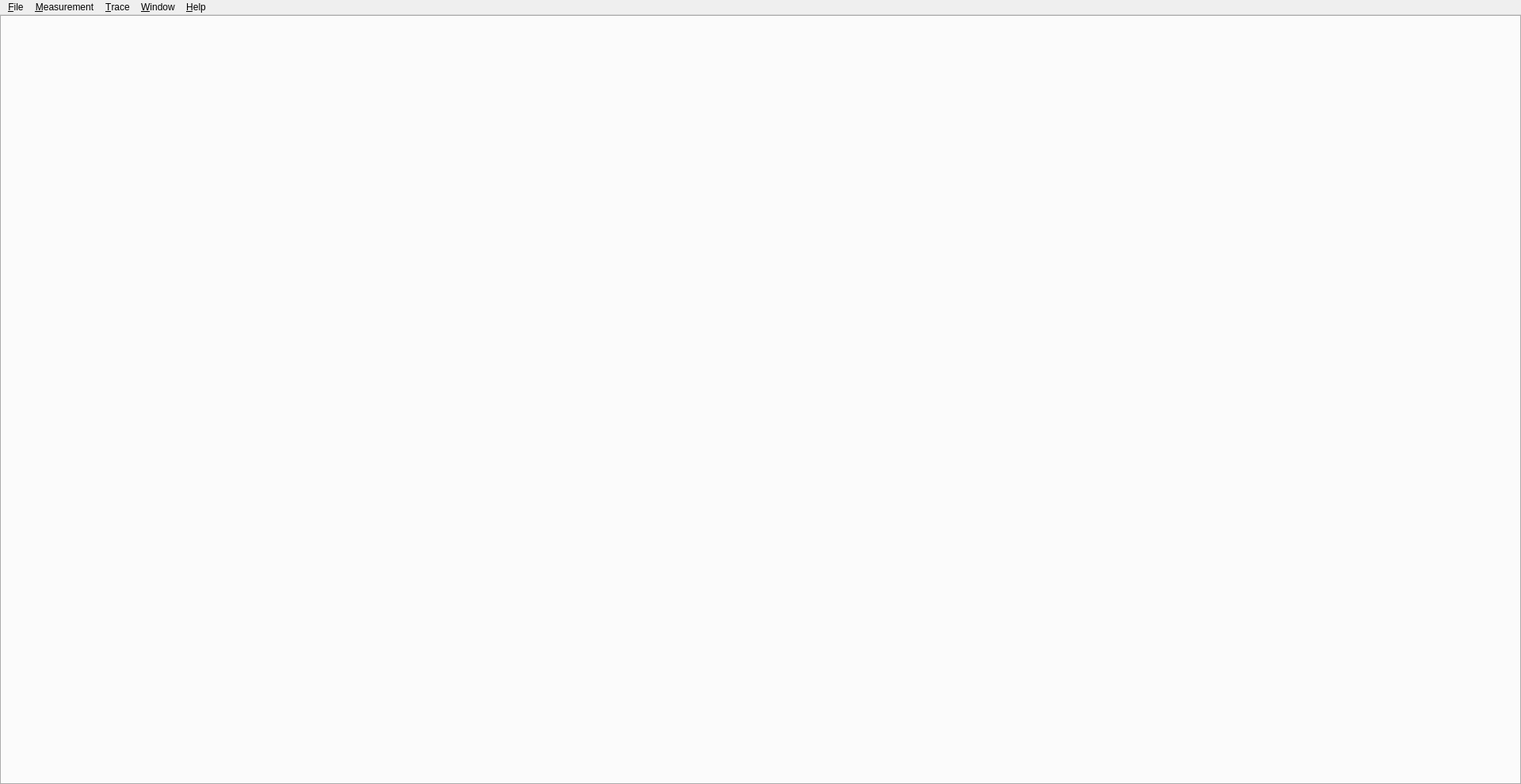
<?xml version="1.0" encoding="UTF-8"?>
<ui version="4.0">
 <class>MainWindow</class>
 <widget class="QMainWindow" name="MainWindow">
  <property name="geometry">
   <rect>
    <x>0</x>
    <y>0</y>
    <width>1920</width>
    <height>990</height>
   </rect>
  </property>
  <property name="windowTitle">
   <string>cangaroo</string>
  </property>
  <property name="styleSheet">
   <string notr="true"/>
  </property>
  <property name="documentMode">
   <bool>false</bool>
  </property>
  <property name="unifiedTitleAndToolBarOnMac">
   <bool>true</bool>
  </property>
  <widget class="QWidget" name="centralwidget">
   <layout class="QVBoxLayout" name="verticalLayout">
    <property name="spacing">
     <number>3</number>
    </property>
    <property name="leftMargin">
     <number>0</number>
    </property>
    <property name="topMargin">
     <number>0</number>
    </property>
    <property name="rightMargin">
     <number>0</number>
    </property>
    <property name="bottomMargin">
     <number>0</number>
    </property>
    <item>
     <widget class="QTabWidget" name="mainTabs">
      <property name="enabled">
       <bool>true</bool>
      </property>
      <property name="autoFillBackground">
       <bool>false</bool>
      </property>
      <property name="tabPosition">
       <enum>QTabWidget::South</enum>
      </property>
      <property name="tabShape">
       <enum>QTabWidget::Rounded</enum>
      </property>
      <property name="currentIndex">
       <number>-1</number>
      </property>
      <property name="elideMode">
       <enum>Qt::ElideNone</enum>
      </property>
      <property name="tabsClosable">
       <bool>false</bool>
      </property>
      <property name="movable">
       <bool>true</bool>
      </property>
     </widget>
    </item>
   </layout>
  </widget>
  <widget class="QMenuBar" name="menubar">
   <property name="geometry">
    <rect>
     <x>0</x>
     <y>0</y>
     <width>1920</width>
     <height>25</height>
    </rect>
   </property>
   <widget class="QMenu" name="menuFile">
    <property name="title">
     <string>&amp;File</string>
    </property>
    <addaction name="action_WorkspaceNew"/>
    <addaction name="separator"/>
    <addaction name="action_WorkspaceOpen"/>
    <addaction name="action_WorkspaceSave"/>
    <addaction name="action_WorkspaceSaveAs"/>
    <addaction name="separator"/>
    <addaction name="action_Quit"/>
   </widget>
   <widget class="QMenu" name="menuWindow">
    <property name="title">
     <string>&amp;Window</string>
    </property>
    <widget class="QMenu" name="menu_New">
     <property name="title">
      <string>&amp;New</string>
     </property>
     <addaction name="action_Trace_View"/>
     <addaction name="actionLog_View"/>
     <addaction name="actionGraph_View"/>
     <addaction name="actionCan_Status_View"/>
     <addaction name="actionGraph_View_2"/>
     <addaction name="actionTransmit_View"/>
     <addaction name="actionCmdStatusPanel_View"/>
     <addaction name="actionYes_U_finally_find_me"/>
    </widget>
    <addaction name="menu_New"/>
   </widget>
   <widget class="QMenu" name="menuMeasurement">
    <property name="title">
     <string>&amp;Measurement</string>
    </property>
    <addaction name="actionStart_Measurement"/>
    <addaction name="actionStop_Measurement"/>
    <addaction name="separator"/>
    <addaction name="actionSetup"/>
   </widget>
   <widget class="QMenu" name="menuHelp">
    <property name="title">
     <string>&amp;Help</string>
    </property>
    <addaction name="actionAbout"/>
   </widget>
   <widget class="QMenu" name="menu_Trace">
    <property name="title">
     <string>&amp;Trace</string>
    </property>
    <addaction name="action_TraceClear"/>
    <addaction name="separator"/>
    <addaction name="actionSave_Trace_to_file"/>
   </widget>
   <addaction name="menuFile"/>
   <addaction name="menuMeasurement"/>
   <addaction name="menu_Trace"/>
   <addaction name="menuWindow"/>
   <addaction name="menuHelp"/>
  </widget>
  <action name="action_Quit">
   <property name="text">
    <string>E&amp;xit</string>
   </property>
   <property name="shortcut">
    <string>Alt+F4</string>
   </property>
  </action>
  <action name="action_Trace_View">
   <property name="text">
    <string>&amp;Trace View</string>
   </property>
   <property name="shortcut">
    <string>Ctrl+Shift+T</string>
   </property>
  </action>
  <action name="actionLog_View">
   <property name="text">
    <string>&amp;Log View</string>
   </property>
   <property name="shortcut">
    <string>Ctrl+Shift+L</string>
   </property>
  </action>
  <action name="actionSetup">
   <property name="text">
    <string>&amp;Setup...</string>
   </property>
   <property name="shortcut">
    <string>Ctrl+Alt+S</string>
   </property>
  </action>
  <action name="actionStart_Measurement">
   <property name="text">
    <string>Star&amp;t Measurement</string>
   </property>
   <property name="shortcut">
    <string>F5</string>
   </property>
  </action>
  <action name="actionStop_Measurement">
   <property name="text">
    <string>Sto&amp;p Measurement</string>
   </property>
   <property name="shortcut">
    <string>Shift+F5</string>
   </property>
  </action>
  <action name="actionAbout">
   <property name="text">
    <string>&amp;About</string>
   </property>
  </action>
  <action name="actionSave_Trace_to_file">
   <property name="text">
    <string>&amp;Save Trace to file...</string>
   </property>
  </action>
  <action name="actionGraph_View">
   <property name="enabled">
    <bool>false</bool>
   </property>
   <property name="text">
    <string>&amp;Graph View</string>
   </property>
   <property name="shortcut">
    <string>Ctrl+Shift+G</string>
   </property>
   <property name="visible">
    <bool>false</bool>
   </property>
  </action>
  <action name="action_WorkspaceNew">
   <property name="text">
    <string>&amp;New Workspace...</string>
   </property>
   <property name="shortcut">
    <string>Ctrl+N</string>
   </property>
  </action>
  <action name="action_WorkspaceSave">
   <property name="text">
    <string>&amp;Save Workspace</string>
   </property>
   <property name="shortcut">
    <string>Ctrl+S</string>
   </property>
  </action>
  <action name="action_WorkspaceSaveAs">
   <property name="text">
    <string>Save Workspace &amp;As...</string>
   </property>
   <property name="shortcut">
    <string>Ctrl+Shift+S</string>
   </property>
  </action>
  <action name="action_WorkspaceOpen">
   <property name="text">
    <string>&amp;Open Workspace...</string>
   </property>
   <property name="shortcut">
    <string>Ctrl+O</string>
   </property>
  </action>
  <action name="action_TraceClear">
   <property name="text">
    <string>&amp;Clear</string>
   </property>
   <property name="shortcut">
    <string>Esc</string>
   </property>
  </action>
  <action name="actionCan_Status_View">
   <property name="text">
    <string>Can &amp;Status View</string>
   </property>
  </action>
  <action name="actionGraph_View_2">
   <property name="text">
    <string>Graph View</string>
   </property>
  </action>
  <action name="actionTransmit_View">
   <property name="text">
    <string>Transmit View</string>
   </property>
  </action>
  <action name="actionCmdStatusPanel_View">
   <property name="text">
    <string>CmdStatusPanel View</string>
   </property>
  </action>
  <action name="actionYes_U_finally_find_me">
   <property name="text">
    <string>Yes! U finally find me!</string>
   </property>
  </action>
 </widget>
 <resources/>
 <connections>
  <connection>
   <sender>action_Quit</sender>
   <signal>triggered()</signal>
   <receiver>MainWindow</receiver>
   <slot>close()</slot>
   <hints>
    <hint type="sourcelabel">
     <x>-1</x>
     <y>-1</y>
    </hint>
    <hint type="destinationlabel">
     <x>399</x>
     <y>299</y>
    </hint>
   </hints>
  </connection>
 </connections>
</ui>
